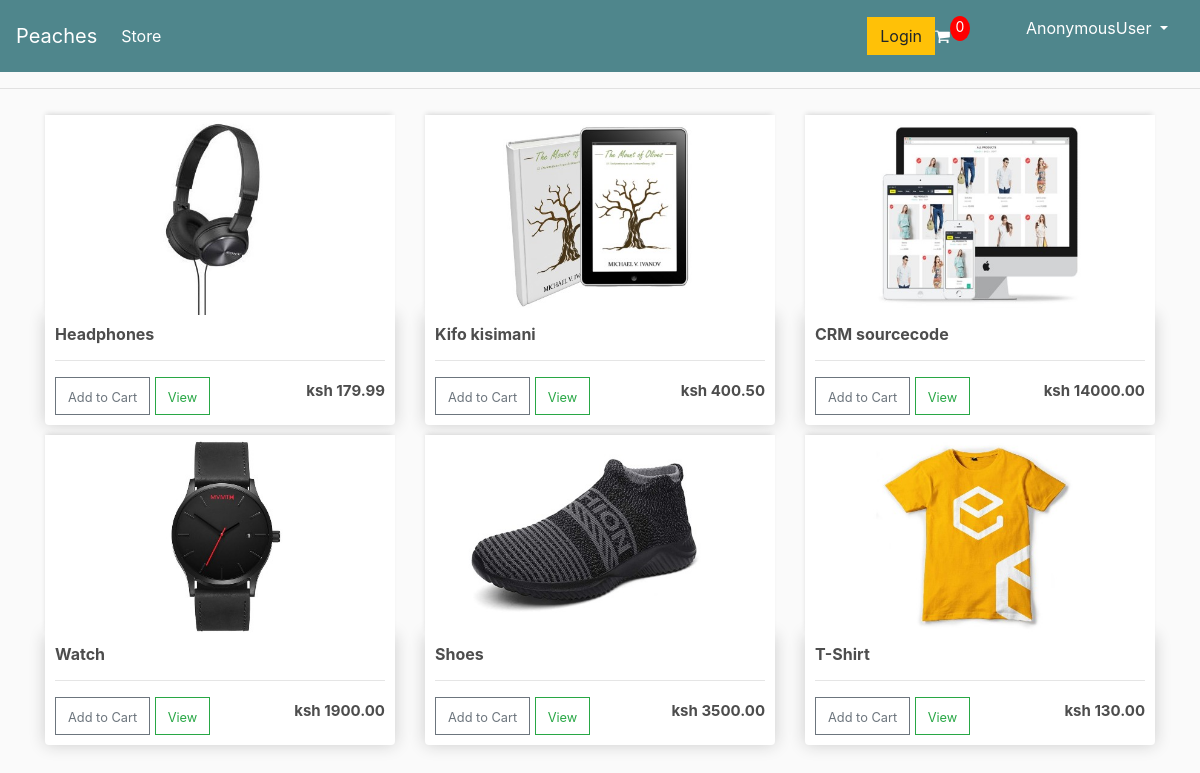
The page / on the database its author committed.
### store/models.py (models this page shows, shortened)
class Item(models.Model):
    name = models.CharField(max_length=100, blank=False)
    price = models.DecimalField(max_digits=10, decimal_places=2)
    image = models.ImageField(null=True, blank=True)
    digital = models.BooleanField(default=False, null=True, blank=False)
    @property  # decorator to help us assign image_url as a variable
    def image_url(self):  # so that we don't get an error in case an image fails to load,
        try:     # instead we get an empty string
            url = self.image.url
        except:
            url = ''
        return url

### store/views.py (the view)
# urls.py: path('', include('store.urls'))
def store(request):
    products = Item.objects.all()
    if request.user.is_authenticated:
        customer = request.user.customer
        order, created = Order.objects.get_or_create(customer=customer, complete=False)
        ordered_items = order.orderitem_set.all()
        no_cart_items = Order.get_total_quantity
    else:
        cookieData = cookieCart(request)
        no_cart_items = cookieData['no_cart_items']
    context = {
        "no_cart_items": no_cart_items,
        "products": products,
    }
    return render(request, 'store/store.html', context)

### store/utils.py (called while the page is built, shortened)
def cookieCart(request):
    try:
        cart = json.loads(request.COOKIES['cart'])
    except:
        cart = {}
    print('cart:', cart)
    ordered_items = []  # empty dictionary
    order = {
        'get_order_total': 0,
        'get_total_quantity': 0,
        'shipping': False,
    }
    no_cart_items = order['get_total_quantity']
    return {'no_cart_items': no_cart_items, 'order': order, 'ordered_items':ordered_items }

### store/templates/store/store.html
{% extends 'store/main.html' %}
{% load static %}
{% block content %}
<div class="row">
      {% for product in products %}
		<div class="col-lg-4">
			<img class="thumbnail" src="{{product.image_url}}">
			<div class="box-element product">
				<h6><strong>{{product.name}}</strong></h6>
				<hr>
				<button data-product="{{ product.id }}"  data-action="add" class="btn btn-outline-secondary add-btn
					update-cart"><small>Add to Cart</small></button>
				<a class="btn btn-outline-success" href="#"><small>View</small> </a>
				<h4 id="price" style="display: inline-block; float: right"><strong>ksh {{ product.price }}</strong></h4>
			</div>
		</div>
      {% endfor %}
</div>
{% endblock content %}

### static/css/main.css (style rules this page uses)
body { background-color: hsl(0, 0%, 98%); }
h1,h2,h3,h4,h5,h6 { color:hsl(0, 0%, 30%); }
a { color: white; }
.box-element { box-shadow:hsl(0, 0%, 80%) 0 0 16px; background-color: #fff; border-radius: 4px; padding: 10px; }
.thumbnail { width: 100%; height: 200px; -webkit-box-shadow: -1px -3px 5px -2px rgba(214,214,214,1); -moz-box-shadow: -1px -3px 5px -2px rgba(214,214,214,1); box-shadow: -1px -3px 5px -2px rgba(214,214,214,1); }
.product { border-radius: 0 0 4px 4px; }
.col-lg-4, .col-lg-6, .col-lg-8, .col-lg-12 { margin-top: 10px; }
.btn { border-radius: 0; }
#price { font-size: 15px; margin-top: 5px; }

### rows shown on the page
Item: image_url (picture), name "Headphones", price "179.99"
Item: image_url (picture), name "Kifo kisimani", price "400.50"
Item: image_url (picture), name "CRM sourcecode", price "14000.00"
Item: image_url (picture), name "Watch", price "1900.00"
Item: image_url (picture), name "Shoes", price "3500.00"
Item: image_url (picture), name "T-Shirt", price "130.00"

### other values the page prints
{{ no_cart_items }} "0"
{{ user }} "AnonymousUser"
